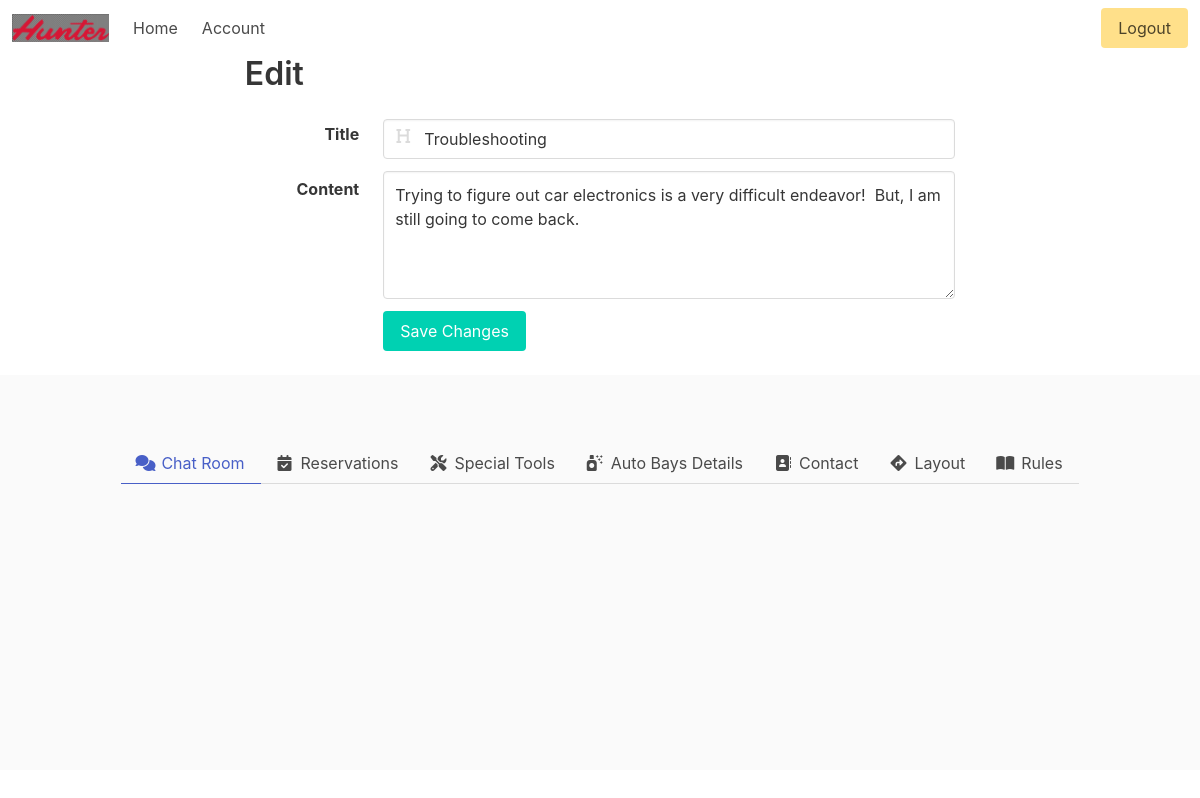
The app's page /blog/edit/15 (signed in) with its own data.
### blog/models.py (models this page shows)
class BlogPost(models.Model):
    title = models.CharField(max_length=40)
    body = models.TextField(max_length=200)
    user = models.ForeignKey(
        DIYUsers, on_delete=models.CASCADE, related_name='blog_posts')
    public = models.BooleanField(default=False)
    date_created = models.DateTimeField(auto_now_add=True)
    date_edited = models.DateTimeField(auto_now=True)

### blog/views.py (the view, shortened to what this page needs)
# urls.py: path('edit/<int:blog_id>', views.edit, name='edit'),
@login_required
def edit(request, blog_id):
    post = get_object_or_404(BlogPost, id=blog_id)
    if request.method == "GET":
        return render(request, "edit.html", {"form": post})

### capstone/templates/edit.html (shortened to what this page needs)
{% extends 'base.html' %}
{% load static %}
{% block content %}
<h1 class="title">Edit</h1>
{% if request.user.is_authenticated %}
<form action="{% url 'blog:edit' form.id %}" method="POST">
    <div>
        <div class="field is-horizontal">
            <div class="field-label is-normal">
                <label class="label">Title</label>
            </div>
            <div class="field-body">
                <div class="field">
                    <p class="control is-expanded has-icons-left">
                        <input name="title" class="input" type="text" value="{{form.title}}">
                        <span class="icon is-small is-left">
                        </span>
                    </p>
                </div>
            </div>
        </div>
        <div class="field is-horizontal">
            <div class="field-label is-normal">
                <label class="label">Content</label>
            </div>
            <div class="field-body">
                <div class="field">
                    <div class="control">
                        <textarea name="content" class="textarea" >{{form.body}}</textarea>
                    </div>
                </div>
            </div>
        </div>
        <div class="field is-horizontal">
            <div class="field-label">
            </div>
            <div class="field-body">
                <div class="field">
                    <div class="control">
                        <button type="submit" class="button is-primary">
                            Save Changes
                        </button>
                    </div>
                </div>
            </div>
        </div>
    </div>
</form>
{% endif %}
{% endblock content %}

### records on screen
BlogPost: title "Troubleshooting", content "Trying to figure out car electronics is a very difficult endeavor! But, I am still going to come back."
